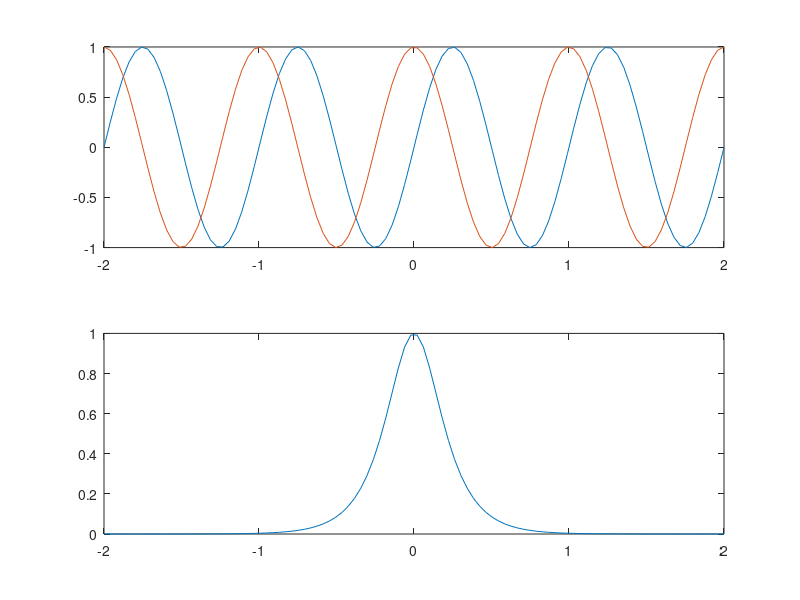
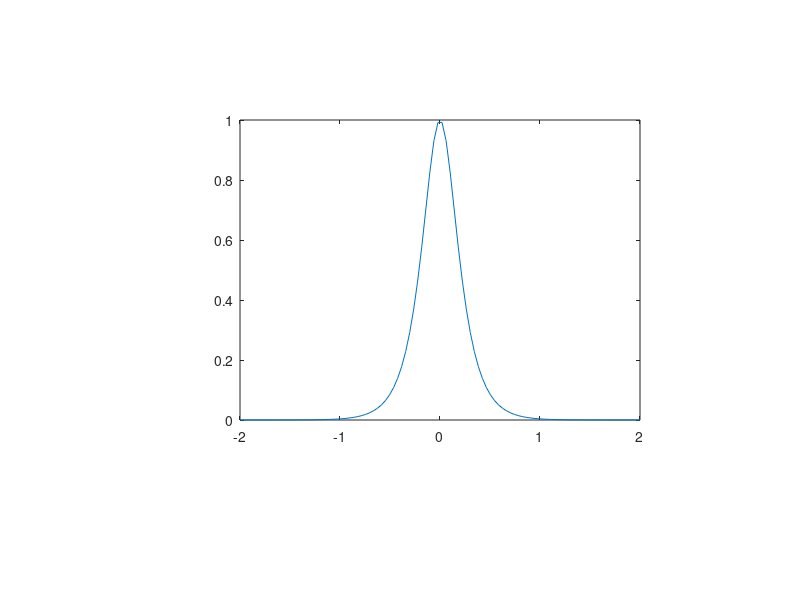

MATLAB code to generate these figures, in order:
% Subplots allow one to display multiple axes per figure
% basic syntax is subplot(#rows,#cols,currentplot)

t = linspace(-2,2);
s = sin(2*pi*t);
c = cos(2*pi*t);
hc = sech(2*pi*t);

figure;
subplot(2,1,1);
plot(t,s);
subplot(2,1,2);
plot(t,c);

%% The last active axes is updated
plot(t,hc);

%% Hold applies on a per-axis basis
subplot(2,1,1);
hold on;
plot(t,c);

%% You can also specify subplots based on fractional coordinates
figure;
subplot('position',[.2,.6,.5,.3]);
plot(t,s);
subplot('position',[.5,.1,.4,.3]);
plot(t,c);

%% If you specify a new axis that overlaps, the overlapped axes are deleted
subplot('position',[.3,.3,.5,.5]);
plot(t,hc);

